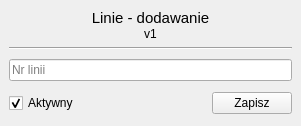
<?xml version="1.0" encoding="UTF-8"?>
<ui version="4.0">
 <class>Form</class>
 <widget class="QWidget" name="Form">
  <property name="geometry">
   <rect>
    <x>0</x>
    <y>0</y>
    <width>301</width>
    <height>126</height>
   </rect>
  </property>
  <property name="windowTitle">
   <string>Form</string>
  </property>
  <layout class="QGridLayout" name="gridLayout">
   <property name="leftMargin">
    <number>0</number>
   </property>
   <property name="topMargin">
    <number>0</number>
   </property>
   <property name="rightMargin">
    <number>0</number>
   </property>
   <property name="bottomMargin">
    <number>0</number>
   </property>
   <property name="spacing">
    <number>0</number>
   </property>
   <item row="0" column="0">
    <widget class="QWidget" name="widget" native="true">
     <layout class="QVBoxLayout" name="verticalLayout_3">
      <item>
       <widget class="QWidget" name="widget_2" native="true">
        <layout class="QVBoxLayout" name="verticalLayout_2">
         <property name="spacing">
          <number>0</number>
         </property>
         <property name="leftMargin">
          <number>0</number>
         </property>
         <property name="topMargin">
          <number>0</number>
         </property>
         <property name="rightMargin">
          <number>0</number>
         </property>
         <property name="bottomMargin">
          <number>0</number>
         </property>
         <item>
          <widget class="QLabel" name="label">
           <property name="font">
            <font>
             <pointsize>11</pointsize>
            </font>
           </property>
           <property name="text">
            <string>Linie - dodawanie</string>
           </property>
           <property name="alignment">
            <set>Qt::AlignCenter</set>
           </property>
          </widget>
         </item>
         <item>
          <widget class="QLabel" name="label_2">
           <property name="text">
            <string>v1</string>
           </property>
           <property name="alignment">
            <set>Qt::AlignCenter</set>
           </property>
          </widget>
         </item>
        </layout>
       </widget>
      </item>
      <item>
       <widget class="Line" name="line">
        <property name="orientation">
         <enum>Qt::Horizontal</enum>
        </property>
       </widget>
      </item>
      <item>
       <widget class="QWidget" name="widget_3" native="true">
        <layout class="QVBoxLayout" name="verticalLayout">
         <property name="spacing">
          <number>0</number>
         </property>
         <property name="leftMargin">
          <number>0</number>
         </property>
         <property name="topMargin">
          <number>0</number>
         </property>
         <property name="rightMargin">
          <number>0</number>
         </property>
         <property name="bottomMargin">
          <number>0</number>
         </property>
         <item>
          <widget class="QLineEdit" name="text_linia">
           <property name="placeholderText">
            <string>Nr linii</string>
           </property>
          </widget>
         </item>
        </layout>
       </widget>
      </item>
      <item>
       <widget class="QWidget" name="widget_4" native="true">
        <layout class="QHBoxLayout" name="horizontalLayout">
         <property name="spacing">
          <number>0</number>
         </property>
         <property name="leftMargin">
          <number>0</number>
         </property>
         <property name="topMargin">
          <number>0</number>
         </property>
         <property name="rightMargin">
          <number>0</number>
         </property>
         <property name="bottomMargin">
          <number>0</number>
         </property>
         <item>
          <widget class="QCheckBox" name="check_aktywny">
           <property name="text">
            <string>Aktywny</string>
           </property>
           <property name="checked">
            <bool>true</bool>
           </property>
          </widget>
         </item>
         <item>
          <spacer name="horizontalSpacer">
           <property name="orientation">
            <enum>Qt::Horizontal</enum>
           </property>
           <property name="sizeHint" stdset="0">
            <size>
             <width>139</width>
             <height>20</height>
            </size>
           </property>
          </spacer>
         </item>
         <item>
          <widget class="QPushButton" name="btn_zapisz">
           <property name="text">
            <string>Zapisz</string>
           </property>
          </widget>
         </item>
        </layout>
       </widget>
      </item>
     </layout>
    </widget>
   </item>
  </layout>
 </widget>
 <resources/>
 <connections/>
</ui>
